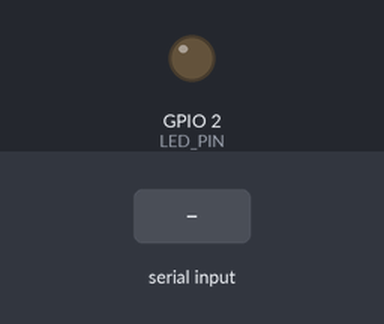
The sketch below on a simulated ESP32. Parts: output pins drawn as LEDs (lit = HIGH). Dashed ring = blinking. The test bench sets the inputs (shaded band). Nothing arrives over Bluetooth unless stated; what the sketch prints to the serial monitor is not drawn.

Above: at 1.2 s.
1.3 s: "BLINK\n" received over the second serial link
At 1.45 s:
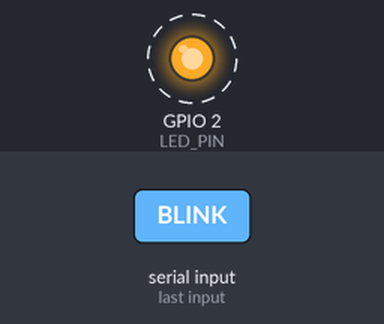
4.3 s: "ON\n" received over the second serial link
At 5.5 s:
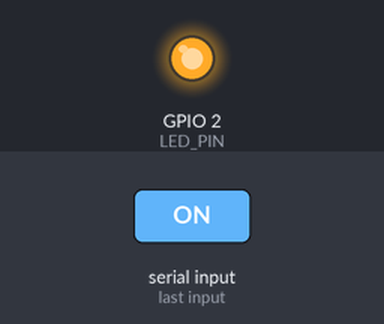
5.8 s: "OFF\n" received over the second serial link
At 6.7 s:
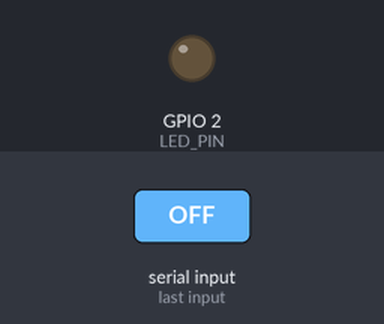
Timing chart, 0 to 8.8 s (numbered marks = the images above; inputs shaded):
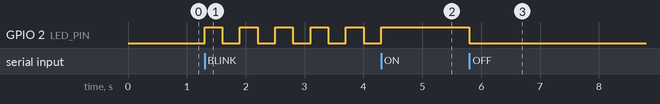

Measured:
- after the input at 1.3 s, GPIO 2 (LED_PIN): alternates HIGH for 0.30 s and LOW for 0.30 s, starting at once
- after the input at 4.3 s, GPIO 2 (LED_PIN): goes on until 4.3 s, then stays HIGH
- after the input at 5.8 s, GPIO 2 (LED_PIN): HIGH → LOW at once

The sketch:

bluetooth_light_control.ino
```cpp
#include "BluetoothSerial.h"

BluetoothSerial SerialBT;
const int LED_PIN = 2;
bool blinkMode = false;

void handleCommand(String command) {
  command.trim();
  command.toUpperCase();

  if (command == "ON") {
    blinkMode = false;
    digitalWrite(LED_PIN, HIGH);
    SerialBT.println("Light ON");
  } else if (command == "OFF") {
    blinkMode = false;
    digitalWrite(LED_PIN, LOW);
    SerialBT.println("Light OFF");
  } else if (command == "BLINK") {
    blinkMode = true;
    SerialBT.println("Blink mode");
  } else {
    SerialBT.println("Unknown command. Try ON, OFF, BLINK.");
  }
}

void setup() {
  Serial.begin(115200);
  SerialBT.begin("Phase4-Light");
  pinMode(LED_PIN, OUTPUT);
  Serial.println("Bluetooth light ready. Send ON/OFF/BLINK.");
}

void loop() {
  if (SerialBT.available()) {
    String command = SerialBT.readStringUntil('\n');
    handleCommand(command);
  }

  if (blinkMode) {
    digitalWrite(LED_PIN, !digitalRead(LED_PIN));
    delay(300);
  }
}
```
